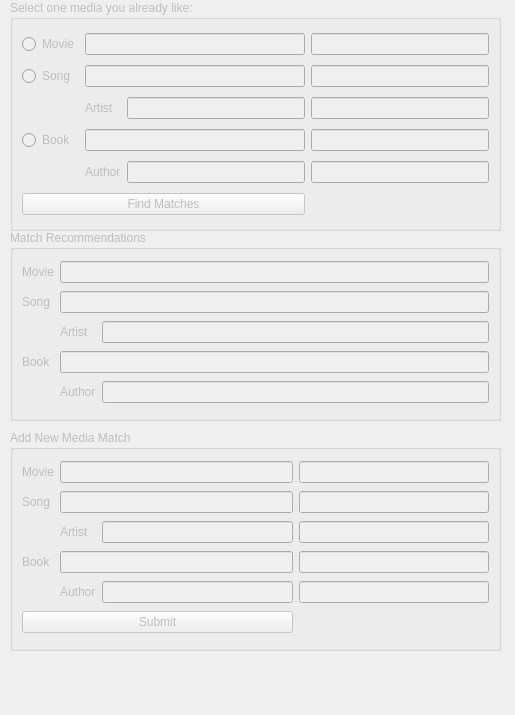
<?xml version="1.0" encoding="UTF-8"?>
<ui version="4.0">
 <class>MainWindow</class>
 <widget class="QMainWindow" name="MainWindow">
  <property name="windowModality">
   <enum>Qt::NonModal</enum>
  </property>
  <property name="enabled">
   <bool>false</bool>
  </property>
  <property name="geometry">
   <rect>
    <x>0</x>
    <y>0</y>
    <width>515</width>
    <height>715</height>
   </rect>
  </property>
  <property name="minimumSize">
   <size>
    <width>515</width>
    <height>715</height>
   </size>
  </property>
  <property name="maximumSize">
   <size>
    <width>515</width>
    <height>715</height>
   </size>
  </property>
  <property name="windowTitle">
   <string>Media Match</string>
  </property>
  <widget class="QWidget" name="centralwidget">
   <widget class="QGroupBox" name="selectMedia">
    <property name="geometry">
     <rect>
      <x>10</x>
      <y>0</y>
      <width>491</width>
      <height>231</height>
     </rect>
    </property>
    <property name="title">
     <string>Select one media you already like:</string>
    </property>
    <layout class="QGridLayout" name="gridLayout">
     <item row="1" column="0">
      <widget class="QRadioButton" name="radio_song">
       <property name="text">
        <string>Song</string>
       </property>
      </widget>
     </item>
     <item row="0" column="1" colspan="2">
      <widget class="QLineEdit" name="select_movie"/>
     </item>
     <item row="4" column="0">
      <widget class="QRadioButton" name="radio_book">
       <property name="text">
        <string>Book</string>
       </property>
      </widget>
     </item>
     <item row="3" column="1">
      <widget class="QLabel" name="label_artist_select">
       <property name="text">
        <string>Artist</string>
       </property>
      </widget>
     </item>
     <item row="1" column="1" colspan="2">
      <widget class="QLineEdit" name="select_song"/>
     </item>
     <item row="3" column="2">
      <widget class="QLineEdit" name="select_artist"/>
     </item>
     <item row="5" column="1">
      <widget class="QLabel" name="label_author_select">
       <property name="text">
        <string>Author</string>
       </property>
      </widget>
     </item>
     <item row="4" column="1" colspan="2">
      <widget class="QLineEdit" name="select_book"/>
     </item>
     <item row="5" column="2">
      <widget class="QLineEdit" name="select_author"/>
     </item>
     <item row="8" column="0" colspan="3">
      <widget class="QPushButton" name="button_match">
       <property name="text">
        <string>Find Matches</string>
       </property>
      </widget>
     </item>
     <item row="0" column="0">
      <widget class="QRadioButton" name="radio_movie">
       <property name="text">
        <string>Movie</string>
       </property>
      </widget>
     </item>
     <item row="0" column="3">
      <widget class="QLineEdit" name="selectErr_movie"/>
     </item>
     <item row="1" column="3">
      <widget class="QLineEdit" name="selectErr_song"/>
     </item>
     <item row="3" column="3">
      <widget class="QLineEdit" name="selectErr_artist"/>
     </item>
     <item row="4" column="3">
      <widget class="QLineEdit" name="selectErr_book"/>
     </item>
     <item row="5" column="3">
      <widget class="QLineEdit" name="selectErr_author"/>
     </item>
    </layout>
   </widget>
   <widget class="QGroupBox" name="addMedia">
    <property name="geometry">
     <rect>
      <x>10</x>
      <y>430</y>
      <width>491</width>
      <height>221</height>
     </rect>
    </property>
    <property name="title">
     <string>Add New Media Match</string>
    </property>
    <layout class="QGridLayout" name="gridLayout_2">
     <item row="5" column="2">
      <widget class="QLineEdit" name="new_author"/>
     </item>
     <item row="0" column="0">
      <widget class="QLabel" name="label_movie">
       <property name="text">
        <string>Movie</string>
       </property>
      </widget>
     </item>
     <item row="3" column="2">
      <widget class="QLineEdit" name="new_artist"/>
     </item>
     <item row="4" column="0">
      <widget class="QLabel" name="label_book">
       <property name="text">
        <string>Book</string>
       </property>
      </widget>
     </item>
     <item row="1" column="1" colspan="2">
      <widget class="QLineEdit" name="new_song"/>
     </item>
     <item row="4" column="1" colspan="2">
      <widget class="QLineEdit" name="new_book"/>
     </item>
     <item row="1" column="0">
      <widget class="QLabel" name="label_song">
       <property name="text">
        <string>Song</string>
       </property>
      </widget>
     </item>
     <item row="5" column="1">
      <widget class="QLabel" name="label_author">
       <property name="text">
        <string>Author</string>
       </property>
      </widget>
     </item>
     <item row="3" column="1">
      <widget class="QLabel" name="label_artist">
       <property name="text">
        <string>Artist</string>
       </property>
      </widget>
     </item>
     <item row="0" column="1" colspan="2">
      <widget class="QLineEdit" name="new_movie"/>
     </item>
     <item row="6" column="0" colspan="3">
      <widget class="QPushButton" name="button_submit">
       <property name="text">
        <string>Submit</string>
       </property>
      </widget>
     </item>
     <item row="3" column="3">
      <widget class="QLineEdit" name="addErr_artist"/>
     </item>
     <item row="4" column="3">
      <widget class="QLineEdit" name="addErr_book"/>
     </item>
     <item row="5" column="3">
      <widget class="QLineEdit" name="addErr_author"/>
     </item>
     <item row="1" column="3">
      <widget class="QLineEdit" name="addErr_song"/>
     </item>
     <item row="0" column="3">
      <widget class="QLineEdit" name="addErr_movie"/>
     </item>
    </layout>
   </widget>
   <widget class="QGroupBox" name="recMedia">
    <property name="geometry">
     <rect>
      <x>10</x>
      <y>230</y>
      <width>491</width>
      <height>191</height>
     </rect>
    </property>
    <property name="title">
     <string>Match Recommendations</string>
    </property>
    <layout class="QGridLayout" name="gridLayout_3">
     <item row="0" column="1" colspan="2">
      <widget class="QLineEdit" name="rec_movie"/>
     </item>
     <item row="1" column="1" colspan="2">
      <widget class="QLineEdit" name="rec_song"/>
     </item>
     <item row="3" column="2">
      <widget class="QLineEdit" name="rec_artist"/>
     </item>
     <item row="5" column="2">
      <widget class="QLineEdit" name="rec_author"/>
     </item>
     <item row="0" column="0">
      <widget class="QLabel" name="label_movie_3">
       <property name="text">
        <string>Movie</string>
       </property>
      </widget>
     </item>
     <item row="4" column="0">
      <widget class="QLabel" name="label_book_3">
       <property name="text">
        <string>Book</string>
       </property>
      </widget>
     </item>
     <item row="1" column="0">
      <widget class="QLabel" name="label_song_3">
       <property name="text">
        <string>Song</string>
       </property>
      </widget>
     </item>
     <item row="5" column="1">
      <widget class="QLabel" name="label_author_3">
       <property name="text">
        <string>Author</string>
       </property>
      </widget>
     </item>
     <item row="4" column="1" colspan="2">
      <widget class="QLineEdit" name="rec_book"/>
     </item>
     <item row="3" column="1">
      <widget class="QLabel" name="label_artist_3">
       <property name="text">
        <string>Artist</string>
       </property>
      </widget>
     </item>
    </layout>
   </widget>
  </widget>
 </widget>
 <resources/>
 <connections/>
</ui>
